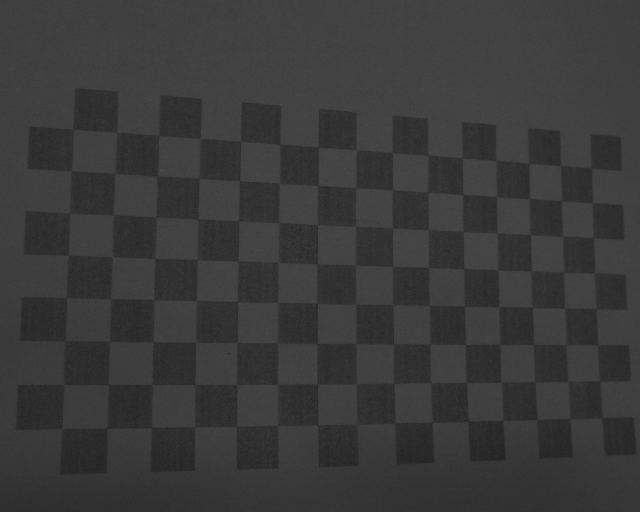
#> input picture 0826/c_1.BMP, 1280 x 1024 px, found by its file name (shown at 1/2 size)
$ python test.py
#> lines starting #> are read from the running program, lines starting #| are printed output that depends on the picture

import cv2
import numpy as np
x = 15
y = 8
filename = 'f:/vsc_workspace/opencv/0826/c_1.BMP'
filename2 =  'f:/vsc_workspace/opencv/0826/cp_1.BMP'
img1 = cv2.imread(filename, cv2.IMREAD_GRAYSCALE)
#> img1 is the input picture: shape (1024, 1280); min 26, max 80, mean 57.8
img2 = cv2.imread(filename2, cv2.IMREAD_GRAYSCALE)
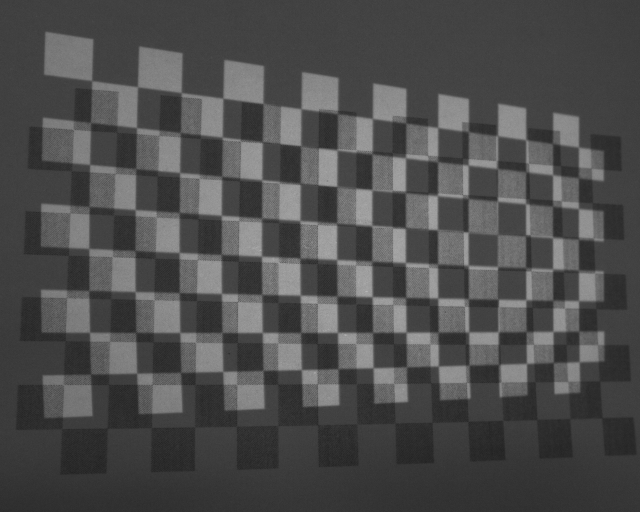
#> input picture 0826/cp_1.BMP, 1280 x 1024 px, found by its file name (shown at 1/2 size)
#> img2 is the input picture: shape (1024, 1280); min 28, max 193, mean 77.4
# ret, binary = cv2.threshold(gray, 50 ,255, cv2.THRESH_BINARY | cv2.THRESH_OTSU)
# print("threshold value: %s" ,ret)
img1 = img1.astype(np.int32)
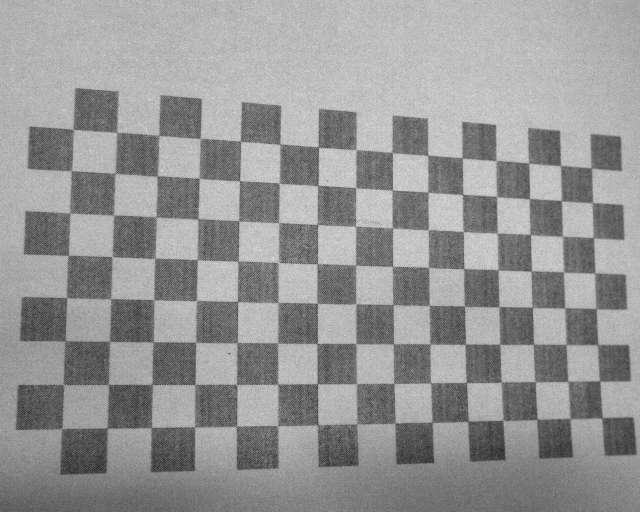
#> img1: shape (1024, 1280) int32 (shown at 1/2 size); min 26, max 80, mean 57.8; drawn with min black and max white
img2 = img2.astype(np.int32)

pmin = np.zeros(1280)
pmax = np.zeros(1280)
pmean = np.zeros(1280)

img3 = img2 - img1
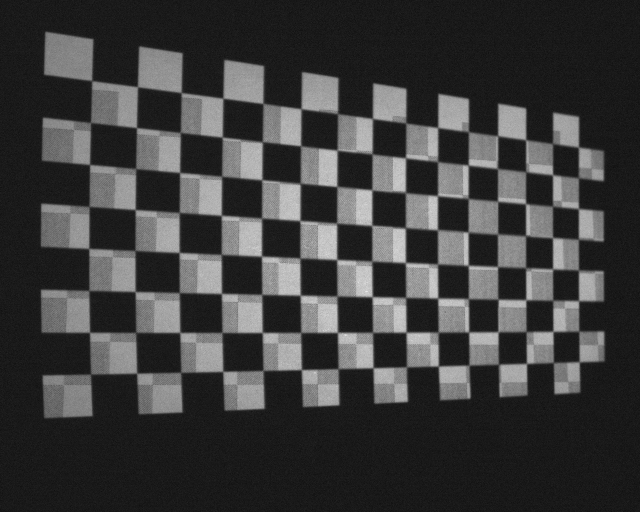
#> img3: shape (1024, 1280) int32 (shown at 1/2 size); min -13, max 122, mean 19.6; drawn with min black and max white
rows, cols = img2.shape
#> rows = 1024; cols = 1280
for i in range(cols):
    pmin[i] = np.min(img2[: , i] - img1[: , i])
    pmax[i] = np.max(img2[: , i] - img1[: , i])
    pmean[i] =(pmin[i] + pmax[i])/2
#> after the loop, pmax = 1280 values, max 122 at index 690, min 7 at index 1270, mean 79.31; pmean = 1280 values, max 57.5 at index 690, min -1.5 at index 1277, mean 35.74; pmin = 1280 values, max -5 at index 283, min -13 at index 1179, mean -7.83

img4 = img3*(-255 / (pmax-pmin)) + 255 + (255 + pmin)/(pmax-  pmin)
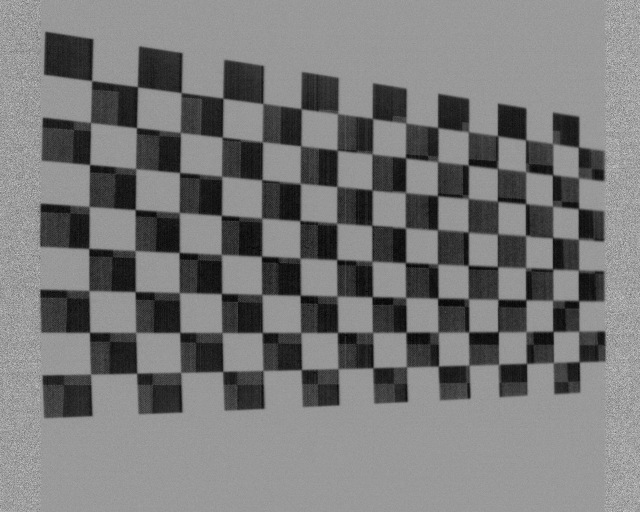
#> img4: shape (1024, 1280) float64 (shown at 1/2 size); min 15.76, max 415.5, mean 206.2; drawn with min black and max white
for i in range(rows):
    for j in range(cols):
        if img4[i,j] > 255:
            img4[i,j] = 255
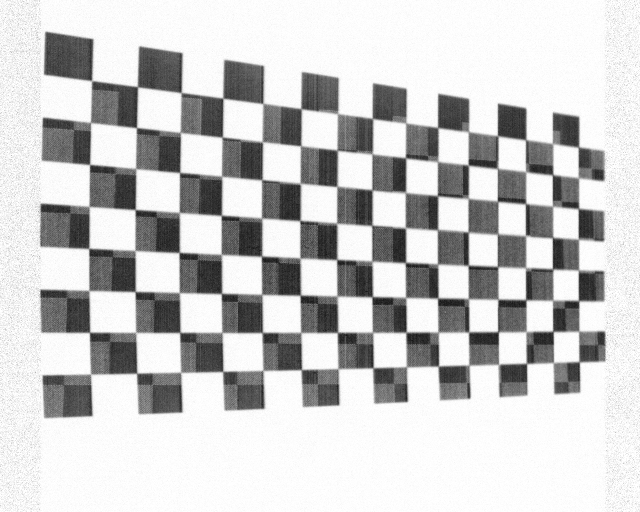
#> img4: shape (1024, 1280) float64 (shown at 1/2 size); min 15.76, max 255, mean 202.2
cv2.imshow('i',img4.astype('uint8'))
cv2.waitKey(2000)
